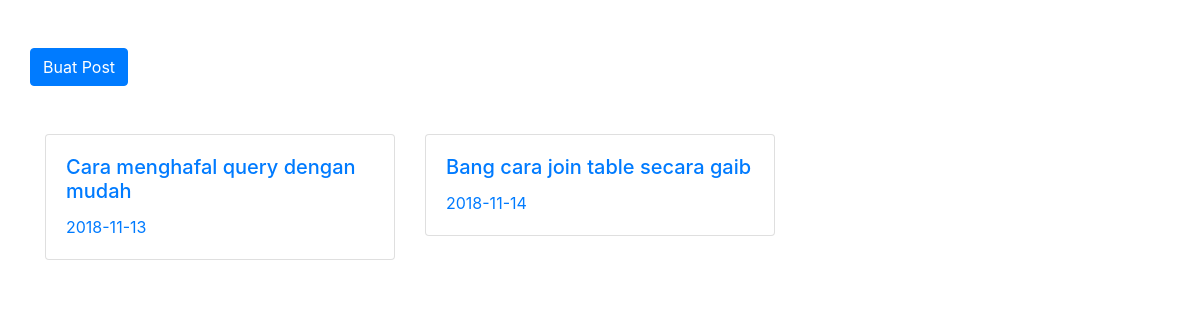
The page /index.php/forum on the database its author committed.
### tables this page shows
CREATE TABLE `post` (
  `id_post` int(11) NOT NULL,
  `judul` varchar(100) NOT NULL,
  `slug` text NOT NULL,
  `tanggal` date NOT NULL,
  `created_by` varchar(30) DEFAULT NULL,
  `isi` text NOT NULL
);

### application/controllers/Forum.php (called while the page is built, shortened)
<?php
class Forum extends CI_Controller {
  function __construct()
  {
      $this->load->model('M_forum');
      $this->load->model('M_comment');
  }
  public function index()
	{
    $data = array('all_post' => $this->M_forum->get_all_post());
    $this->load->view('template/v_header', $data);
    $this->load->view('forum/v_forum_index');
    $this->load->view('template/v_footer');
  }
}

### index.php (called while the page is built, shortened)
<?php
require_once BASEPATH.'core/CodeIgniter.php';

### application/models/M_forum.php (called while the page is built, shortened)
<?php
class M_forum extends CI_Model {
	public function get_all_post(){
    $data = $this->db->get('post');
    if($data->num_rows() > 0){
      return $data->result();
    }else{
      return false;
    }
  }
}

### application/views/forum/v_forum_index.php (the view)
<div class="container">
  <div class="row py-5">
    <a href="<?=base_url('forum/create')?>" class="btn btn-primary">Buat Post</a>
  </div>
  <div class="row">
    <?php
    if(!empty($all_post)){
     foreach ($all_post as $post){ ?>
        <div class="col-sm-4">
          <a href="<?=base_url('forum/'.$post->slug.'')?>">
            <div class="card">
              <div class="card-body">
                <h5 class="card-title"><?=$post->judul?></h5>
                <p class="card-text"><?=$post->created_by.' '.$post->tanggal?></p>
              </div>
            </div>
          </a>
        </div>
    <?php } } ?>
  </div>
</div>

### rows shown on the page
post: judul "Cara menghafal query dengan mudah", tanggal "2018-11-13"
post: judul "Bang cara join table secara gaib", tanggal "2018-11-14"
